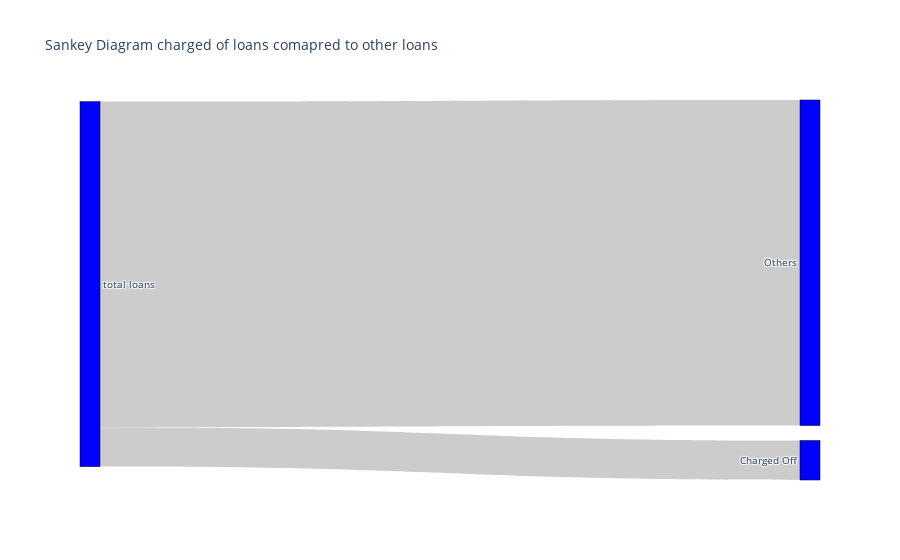

Notebook code for this chart:
### Code cell
# plotting a sankey diagram
fig = go.Figure(data=[go.Sankey(
    node = dict(
        pad = 15,
        thickness = 20,
        line = dict(color = 'black', width = 0.5),
        label = ['total loans', 'Others', 'Charged Off'],
        # total loans: 0, current: 1, paid off: 2, charged off: 3 
        color = 'Blue'
    ),
    link = dict(
        source = [0, 0],
        target = [1, 2],
        value = [percentage_remaining,percentage_loss]
    )
)])

fig.update_layout(title_text="Sankey Diagram charged of loans comapred to other loans", font_size=10)
fig.show()

### Figure 1 — Plotly figure (JSON) as saved in the notebook; plotly's stock layout.template omitted (floating-point values rounded to 4 significant figures)
{"data": [{"link": {"source": [0, 0], "target": [1, 2], "value": [89.18, 10.82]}, "node": {"color": "Blue", "label": ["total loans", "Others", "Charged Off"], "line": {"color": "black", "width": 0.5}, "pad": 15, "thickness": 20}, "type": "sankey"}], "layout": {"font": {"size": 10}, "title": {"text": "Sankey Diagram charged of loans comapred to other loans"}}}
